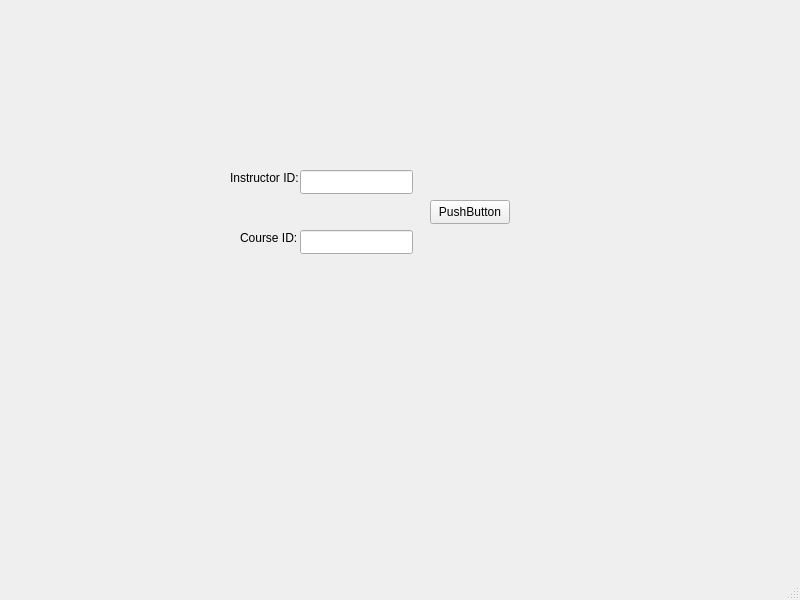
<?xml version="1.0" encoding="UTF-8"?>
<ui version="4.0">
 <class>swapInstr</class>
 <widget class="QMainWindow" name="swapInstr">
  <property name="geometry">
   <rect>
    <x>0</x>
    <y>0</y>
    <width>800</width>
    <height>600</height>
   </rect>
  </property>
  <property name="windowTitle">
   <string>MainWindow</string>
  </property>
  <widget class="QWidget" name="centralwidget">
   <widget class="QLabel" name="IID">
    <property name="geometry">
     <rect>
      <x>230</x>
      <y>170</y>
      <width>91</width>
      <height>16</height>
     </rect>
    </property>
    <property name="text">
     <string>Instructor ID: </string>
    </property>
   </widget>
   <widget class="QLineEdit" name="TextCID">
    <property name="geometry">
     <rect>
      <x>300</x>
      <y>230</y>
      <width>113</width>
      <height>24</height>
     </rect>
    </property>
   </widget>
   <widget class="QLineEdit" name="TextIID">
    <property name="geometry">
     <rect>
      <x>300</x>
      <y>170</y>
      <width>113</width>
      <height>24</height>
     </rect>
    </property>
   </widget>
   <widget class="QLabel" name="CID">
    <property name="geometry">
     <rect>
      <x>240</x>
      <y>230</y>
      <width>71</width>
      <height>16</height>
     </rect>
    </property>
    <property name="text">
     <string>Course ID:</string>
    </property>
   </widget>
   <widget class="QPushButton" name="pushButton">
    <property name="geometry">
     <rect>
      <x>430</x>
      <y>200</y>
      <width>80</width>
      <height>24</height>
     </rect>
    </property>
    <property name="text">
     <string>PushButton</string>
    </property>
   </widget>
  </widget>
  <widget class="QMenuBar" name="menubar">
   <property name="geometry">
    <rect>
     <x>0</x>
     <y>0</y>
     <width>800</width>
     <height>21</height>
    </rect>
   </property>
  </widget>
  <widget class="QStatusBar" name="statusbar"/>
 </widget>
 <resources/>
 <connections/>
</ui>
